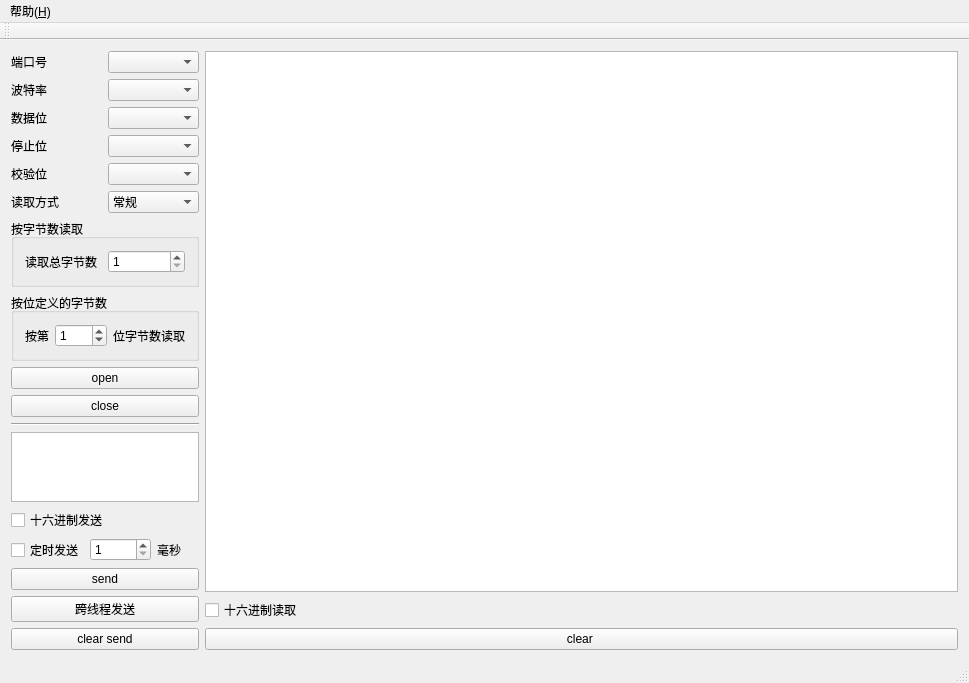
<?xml version="1.0" encoding="UTF-8"?>
<ui version="4.0">
 <class>qtserialComClass</class>
 <widget class="QMainWindow" name="qtserialComClass">
  <property name="geometry">
   <rect>
    <x>0</x>
    <y>0</y>
    <width>969</width>
    <height>623</height>
   </rect>
  </property>
  <property name="windowTitle">
   <string>qtserialCom</string>
  </property>
  <widget class="QWidget" name="centralWidget">
   <layout class="QHBoxLayout" name="horizontalLayout">
    <item>
     <layout class="QGridLayout" name="gridLayout" columnstretch="1,4">
      <item row="0" column="1">
       <layout class="QVBoxLayout" name="verticalLayout">
        <item>
         <widget class="QTextBrowser" name="textBrowser"/>
        </item>
        <item>
         <widget class="QCheckBox" name="cb_read_hex">
          <property name="text">
           <string>十六进制读取</string>
          </property>
         </widget>
        </item>
        <item>
         <widget class="QPushButton" name="pushButton_3">
          <property name="text">
           <string>clear </string>
          </property>
         </widget>
        </item>
       </layout>
      </item>
      <item row="0" column="0">
       <layout class="QVBoxLayout" name="verticalLayout_2">
        <item>
         <layout class="QHBoxLayout" name="horizontalLayout_2">
          <item>
           <widget class="QLabel" name="label">
            <property name="text">
             <string>端口号</string>
            </property>
           </widget>
          </item>
          <item>
           <widget class="QComboBox" name="PortBox"/>
          </item>
         </layout>
        </item>
        <item>
         <layout class="QHBoxLayout" name="horizontalLayout_3">
          <item>
           <widget class="QLabel" name="label_2">
            <property name="text">
             <string>波特率</string>
            </property>
           </widget>
          </item>
          <item>
           <widget class="QComboBox" name="BaudBox"/>
          </item>
         </layout>
        </item>
        <item>
         <layout class="QHBoxLayout" name="horizontalLayout_4">
          <item>
           <widget class="QLabel" name="label_3">
            <property name="text">
             <string>数据位</string>
            </property>
           </widget>
          </item>
          <item>
           <widget class="QComboBox" name="dataBits"/>
          </item>
         </layout>
        </item>
        <item>
         <layout class="QHBoxLayout" name="horizontalLayout_5">
          <item>
           <widget class="QLabel" name="label_4">
            <property name="text">
             <string>停止位</string>
            </property>
           </widget>
          </item>
          <item>
           <widget class="QComboBox" name="stopBits"/>
          </item>
         </layout>
        </item>
        <item>
         <layout class="QHBoxLayout" name="horizontalLayout_6">
          <item>
           <widget class="QLabel" name="label_5">
            <property name="text">
             <string>校验位</string>
            </property>
           </widget>
          </item>
          <item>
           <widget class="QComboBox" name="parity"/>
          </item>
         </layout>
        </item>
        <item>
         <layout class="QHBoxLayout" name="horizontalLayout_7">
          <item>
           <widget class="QLabel" name="label_9">
            <property name="text">
             <string>读取方式</string>
            </property>
           </widget>
          </item>
          <item>
           <widget class="QComboBox" name="comboBox">
            <item>
             <property name="text">
              <string>常规</string>
             </property>
            </item>
            <item>
             <property name="text">
              <string>总字节数</string>
             </property>
            </item>
            <item>
             <property name="text">
              <string>数据位</string>
             </property>
            </item>
           </widget>
          </item>
         </layout>
        </item>
        <item>
         <widget class="QGroupBox" name="groupBox_2">
          <property name="title">
           <string>按字节数读取</string>
          </property>
          <layout class="QVBoxLayout" name="verticalLayout_4">
           <item>
            <layout class="QHBoxLayout" name="horizontalLayout_8">
             <item>
              <widget class="QLabel" name="label_6">
               <property name="text">
                <string>读取总字节数</string>
               </property>
              </widget>
             </item>
             <item>
              <widget class="QSpinBox" name="read_bit">
               <property name="minimum">
                <number>1</number>
               </property>
              </widget>
             </item>
            </layout>
           </item>
          </layout>
         </widget>
        </item>
        <item>
         <widget class="QGroupBox" name="groupBox">
          <property name="title">
           <string>按位定义的字节数</string>
          </property>
          <layout class="QVBoxLayout" name="verticalLayout_3">
           <item>
            <layout class="QHBoxLayout" name="horizontalLayout_11">
             <item>
              <widget class="QLabel" name="label_7">
               <property name="sizePolicy">
                <sizepolicy hsizetype="Fixed" vsizetype="Preferred">
                 <horstretch>0</horstretch>
                 <verstretch>0</verstretch>
                </sizepolicy>
               </property>
               <property name="text">
                <string>按第</string>
               </property>
              </widget>
             </item>
             <item>
              <widget class="QSpinBox" name="spin_size_in">
               <property name="toolTip">
                <string/>
               </property>
               <property name="statusTip">
                <string/>
               </property>
               <property name="whatsThis">
                <string/>
               </property>
               <property name="value">
                <number>1</number>
               </property>
              </widget>
             </item>
             <item>
              <widget class="QLabel" name="label_8">
               <property name="text">
                <string>位字节数读取</string>
               </property>
              </widget>
             </item>
            </layout>
           </item>
          </layout>
         </widget>
        </item>
        <item>
         <widget class="QPushButton" name="btn_open">
          <property name="text">
           <string>open</string>
          </property>
         </widget>
        </item>
        <item>
         <widget class="QPushButton" name="btn_close">
          <property name="text">
           <string>close</string>
          </property>
         </widget>
        </item>
        <item>
         <widget class="Line" name="line">
          <property name="orientation">
           <enum>Qt::Horizontal</enum>
          </property>
         </widget>
        </item>
        <item>
         <widget class="QTextEdit" name="textEdit_send"/>
        </item>
        <item>
         <widget class="QCheckBox" name="cb_send_hex">
          <property name="text">
           <string>十六进制发送</string>
          </property>
         </widget>
        </item>
        <item>
         <layout class="QVBoxLayout" name="verticalLayout_5">
          <item>
           <layout class="QHBoxLayout" name="horizontalLayout_9"/>
          </item>
          <item>
           <layout class="QHBoxLayout" name="horizontalLayout_10">
            <item>
             <widget class="QCheckBox" name="chbox_timer">
              <property name="text">
               <string>定时发送</string>
              </property>
             </widget>
            </item>
            <item>
             <widget class="QSpinBox" name="spinBox_ms">
              <property name="minimum">
               <number>1</number>
              </property>
              <property name="maximum">
               <number>99999</number>
              </property>
             </widget>
            </item>
            <item>
             <widget class="QLabel" name="label_11">
              <property name="text">
               <string>毫秒</string>
              </property>
             </widget>
            </item>
           </layout>
          </item>
         </layout>
        </item>
        <item>
         <widget class="QPushButton" name="btn_send">
          <property name="text">
           <string>send</string>
          </property>
         </widget>
        </item>
        <item>
         <widget class="QPushButton" name="btn_thread">
          <property name="text">
           <string>跨线程发送</string>
          </property>
         </widget>
        </item>
        <item>
         <widget class="QPushButton" name="pushButton_2">
          <property name="text">
           <string>clear send</string>
          </property>
         </widget>
        </item>
       </layout>
      </item>
     </layout>
    </item>
   </layout>
  </widget>
  <widget class="QMenuBar" name="menuBar">
   <property name="geometry">
    <rect>
     <x>0</x>
     <y>0</y>
     <width>969</width>
     <height>23</height>
    </rect>
   </property>
   <widget class="QMenu" name="menu_H">
    <property name="title">
     <string>帮助(&amp;H)</string>
    </property>
    <addaction name="actionhelp"/>
    <addaction name="actiabout"/>
   </widget>
   <addaction name="menu_H"/>
  </widget>
  <widget class="QToolBar" name="mainToolBar">
   <attribute name="toolBarArea">
    <enum>TopToolBarArea</enum>
   </attribute>
   <attribute name="toolBarBreak">
    <bool>false</bool>
   </attribute>
  </widget>
  <widget class="QStatusBar" name="statusBar"/>
  <action name="actionhelp">
   <property name="text">
    <string>帮助</string>
   </property>
   <property name="toolTip">
    <string>help</string>
   </property>
   <property name="statusTip">
    <string>帮助</string>
   </property>
   <property name="shortcut">
    <string>Ctrl+H</string>
   </property>
  </action>
  <action name="actiabout">
   <property name="text">
    <string>关于</string>
   </property>
   <property name="shortcut">
    <string>Ctrl+A</string>
   </property>
  </action>
 </widget>
 <layoutdefault spacing="6" margin="11"/>
 <resources>
  <include location="qtserialCom.qrc"/>
 </resources>
 <connections/>
</ui>
